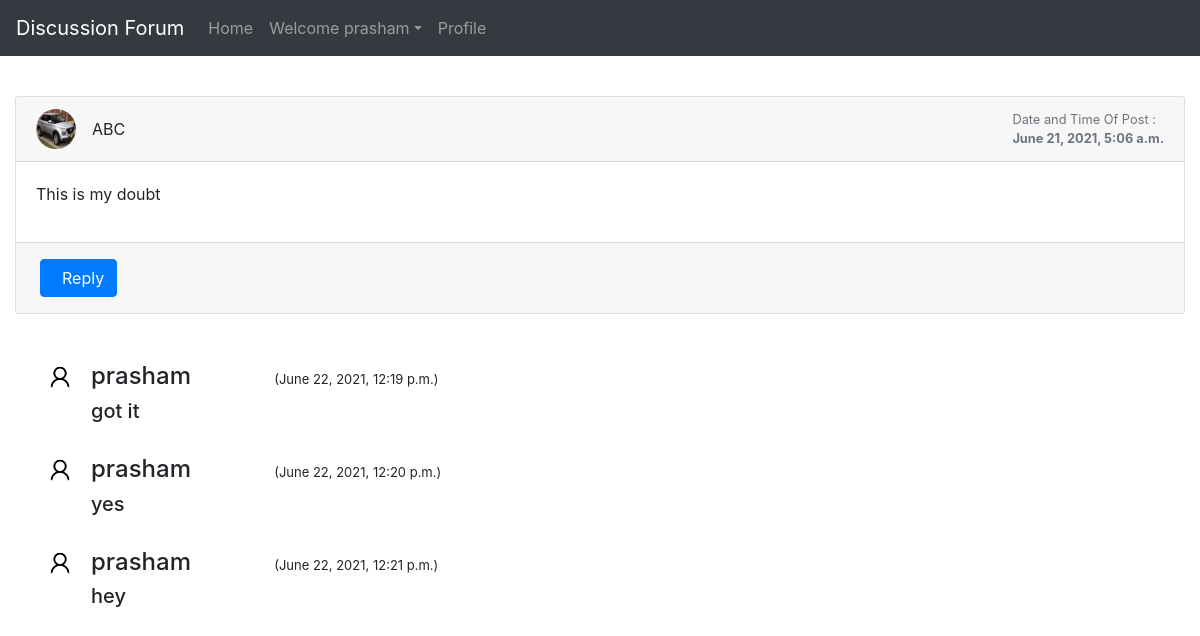
Screenshot of /discussion/20/ (signed in) with the database file from the repository.
### profile_of_user/models.py (models this page shows)
class Post(models.Model):
    user1 = models.ForeignKey(User, on_delete=models.CASCADE, default=1)
    post_id = models.AutoField
    post_content = models.CharField(max_length=5000)
    timestamp= models.DateTimeField(default=now)
    image = models.ImageField(upload_to="images",default="")

class Replie(models.Model):
    user = models.ForeignKey(User, on_delete=models.CASCADE, default=1)
    reply_id = models.AutoField
    reply_content = models.CharField(max_length=5000)
    post = models.ForeignKey(Post, on_delete=models.CASCADE, default='')
    timestamp= models.DateTimeField(default=now)
    image = models.ImageField(upload_to="images",default="")

### profile_of_user/views.py (the view, shortened to what this page needs)
# urls.py: path("discussion/<int:myid>/", views.discussion, name="Discussions"),
def discussion(request, myid):
    post = Post.objects.filter(id=myid).first()
    replies = Replie.objects.filter(post=post)
    return render(request, "discussion.html", {'post':post, 'replies':replies})

### profile_of_user/templates/discussion.html (shortened to what this page needs)
{% extends 'basic.html' %}
{% block body %}
<br>
<div class="container-fluid mt-5">
    <div class="row">
        <div class="col-md-12">
            <div class="card mb-4">
                <div class="card-header">
                    <div class="media flex-wrap w-100 align-items-center"> <img src="/media/{{post.image}}"
                            class="d-block ui-w-40 rounded-circle" alt="" width="40px" height="40px">
                        <div class="media-body ml-3" style="text-transform: uppercase;"> <a data-abc="true">{{post.user1}}</a>
                        </div>
                        <div class="text-muted small ml-3">
                            <div>Date and Time Of Post :</div>
                            <div><strong>{{post.timestamp}}</strong></div>
                        </div>
                    </div>
                </div>
                <div class="card-body">
                    <p>{{post.post_content}}</p>
                </div>
                <div class="card-footer d-flex flex-wrap justify-content-between align-items-center px-0 pt-0 pb-3">
                    <div class="px-4 pt-3"> <button type="button" class="btn btn-primary" data-target="#reply" data-toggle="modal">&nbsp; Reply</button> </div>
                </div>
            </div>
        </div>
    </div>
</div>
{% for reply in replies %}
<br>
<div class="container">
<div class="media">
    <img class="mr-3 rounded-circle" src="/media/{{reply.image}}" alt="." width="30px" height="30px">
    <div class="media-body">
      <h4 class="mt-0">{{reply.user}}	&nbsp;	&nbsp;	&nbsp;	&nbsp;	&nbsp;	&nbsp;  <span><small style="font-size: 13px;">({{reply.timestamp}})</small></span></h4>
      <h5>{{reply.reply_content}}</h5>
    </div>
  </div>
</div>
{% endfor %}
{% endblock %}

### profile_of_user/templates/basic.html (shortened to what this page needs)
<!doctype html>
<html lang="en">
  <head>
    <link rel="stylesheet" href="https://stackpath.bootstrapcdn.com/bootstrap/4.2.1/css/bootstrap.min.css">
  </head>
  <body>
    <nav class="navbar navbar-expand-lg navbar-dark bg-dark fixed-top">
  <a class="navbar-brand" href="/">Discussion Forum</a>
  <div class="collapse navbar-collapse" id="navbarSupportedContent">
    <ul class="navbar-nav mr-auto">
      <li class="nav-item {% block homeactive %} {% endblock homeactive %} ">
        <a class="nav-link" href="/">Home </a>
      </li>
      {% if user.is_authenticated %}
<ul class="navbar-nav mr-2">
<li class="nav-item dropdown">
<a class="nav-link dropdown-toggle" href='#' id="navbarDropdown" role="button" data-toggle="dropdown"> Welcome {{request.user}}</a>
<div class="dropdown-menu" aria-labelledby="navbarDropdown">
      <li class="nav-item {% block profileactive %} {% endblock profileactive %}">
        <a class="nav-link" href="/myprofile">Profile</a>
      </li>
        </div>
      </li>
      {% endif %}
    </ul>
  </div>
</nav>
<br>
</body>
{% block body %} {% endblock %}
</html>

### rows the page displays
Post: image (picture), user1 "ABC", timestamp "June 21, 2021, 5:06 a.m.", post_content "This is my doubt"
Replie: image (placeholder picture), user "prasham", timestamp "June 22, 2021, 12:19 p.m.", reply_content "got it"
Replie: image (placeholder picture), user "prasham", timestamp "June 22, 2021, 12:20 p.m.", reply_content "yes"
Replie: image (placeholder picture), user "prasham", timestamp "June 22, 2021, 12:21 p.m.", reply_content "hey"

### other values shown
{{ request.user }} "prasham"
